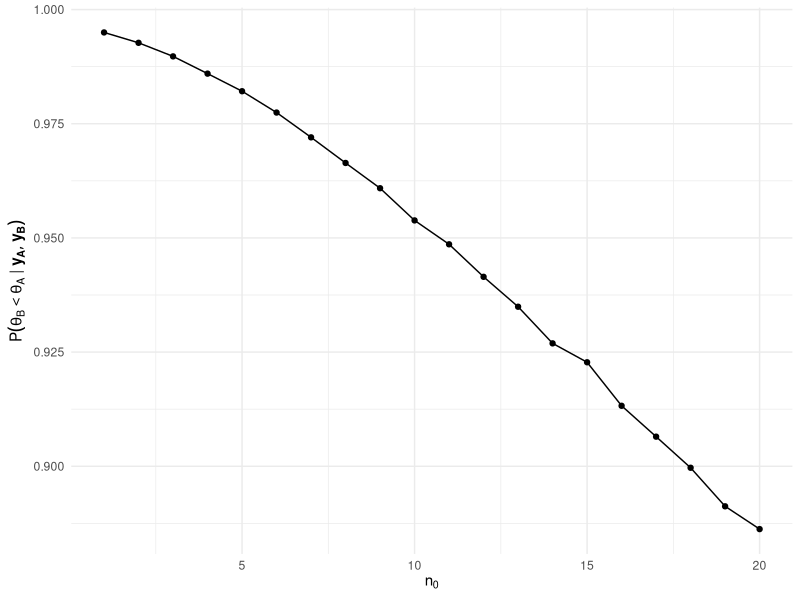
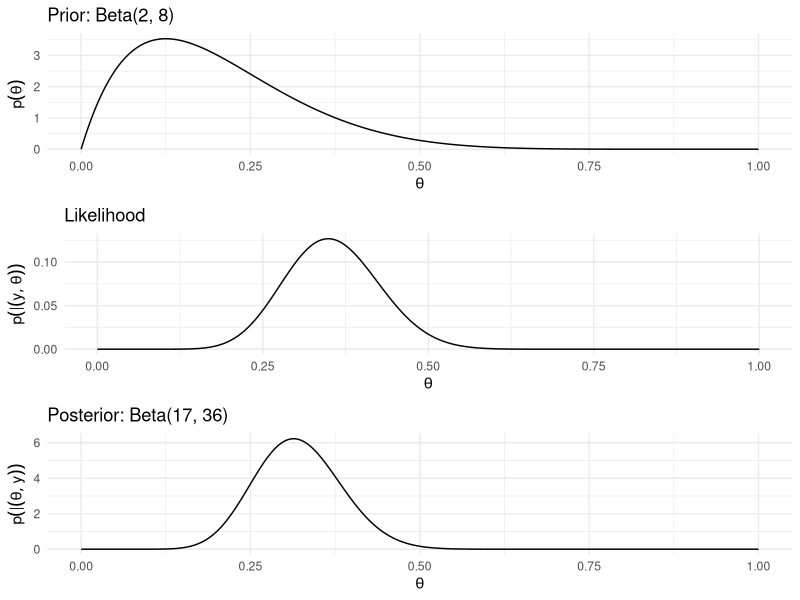
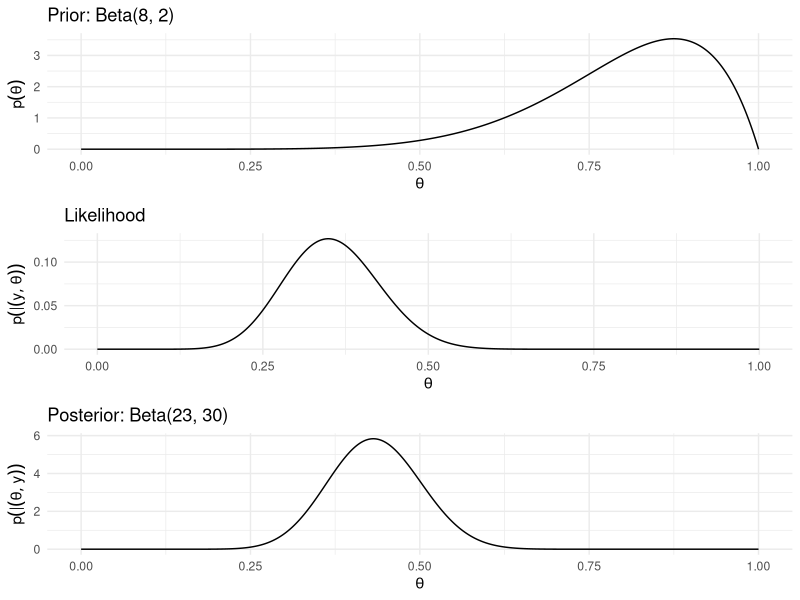
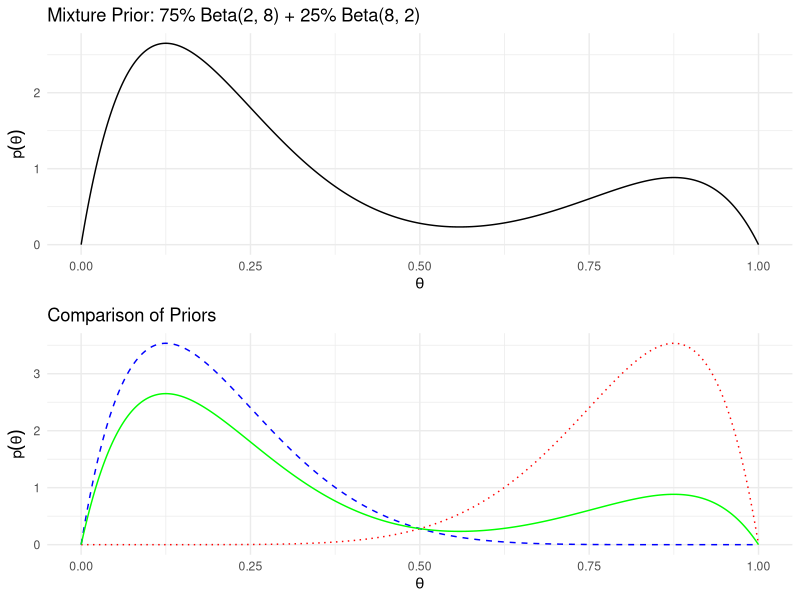

The R script that drew these images, in order:
## ---- chunk 1
#| echo: false
set.seed(503)
# Parameters for the Gamma dist
alphaA <- 237
betaA <- 20
alphaB <- 125
betaB <- 14
# Number of samples
nSamples <- 100000
# Draw samples from the posterior
thetaASamples <- rgamma(nSamples, shape = alphaA, rate = betaA)
thetaBSamples <- rgamma(nSamples, shape = alphaB, rate = betaB)

# Range of n_0 values
n0Range <- 1:20
prob <- numeric(length(n0Range))

for (i in seq_along(n0Range)) {
  n0 <- n0Range[i]
  
  # Parameters for the Gamma distribution of theta_B with varying n0
  alphaBNew <- 12 * n0
  betaBNew <- n0
  
  # Draw samples from the updated posterior distribution of theta_B
  thetaBNewSamples <- rgamma(nSamples, shape = alphaBNew + 113, rate = betaBNew + 13)
  
  # Compute the probability
  prob[i] <- mean(thetaBNewSamples < thetaASamples)
}

sensitivityDs <- data.frame(n0 = n0Range, Probability = prob)

# Plot the sensitivity analysis
library(ggplot2)
ggplot(sensitivityDs, aes(x = n0, y = Probability)) +
  geom_line() +
  geom_point() +
  labs(x = expression(n[0]), 
       y = expression(P(theta[B] < theta[A] ~ "|" ~ bold(y[A]), bold(y[B])))) +
  theme_minimal()

## ---- chunk 2
#| echo: false
library(ggplot2)
library(gridExtra)

# Parameters
n <- 43
y <- 15

# Beta(2, 8) prior
alpha_prior <- 2
beta_prior <- 8

# Posterior parameters
alpha_post <- alpha_prior + y
beta_post <- beta_prior + n - y

# Theta values
theta <- seq(0, 1, length.out = 1000)

# Priors
prior <- dbeta(theta, alpha_prior, beta_prior)

# Likelihood
likelihood <- dbinom(y, n, theta)

# Posterior
posterior <- dbeta(theta, alpha_post, beta_post)

# Plots
p1 <- ggplot(data.frame(theta, prior), aes(x = theta, y = prior)) +
  geom_line() +
  ggtitle("Prior: Beta(2, 8)") +
  xlab(expression(theta)) + ylab(expression(p(theta))) + 
  theme_minimal()

p2 <- ggplot(data.frame(theta, likelihood), aes(x = theta, y = likelihood)) +
  geom_line() +
  ggtitle("Likelihood") +
  xlab(expression(theta)) + ylab(expression(p(y | theta))) + 
  theme_minimal()

p3 <- ggplot(data.frame(theta, posterior), aes(x = theta, y = posterior)) +
  geom_line() +
  ggtitle("Posterior: Beta(17, 36)") +
  xlab(expression(theta)) + ylab(expression(p(theta | y))) + 
  theme_minimal()

grid.arrange(p1, p2, p3, nrow = 3)

# Posterior mean, mode, sd, and 95% CI
posterior_mean <- alpha_post / (alpha_post + beta_post)
posterior_mode <- (alpha_post - 1) / (alpha_post + beta_post - 2)
posterior_sd <- sqrt((alpha_post * beta_post) / ((alpha_post + beta_post)^2 * (alpha_post + beta_post + 1)))
posterior_ci <- qbeta(c(0.025, 0.975), alpha_post, beta_post)
## ---- chunk 3
#| echo: false
# Beta(8, 2) prior
alpha_prior2 <- 8
beta_prior2 <- 2

# Posterior parameters
alpha_post2 <- alpha_prior2 + y
beta_post2 <- beta_prior2 + n - y

# Priors
prior2 <- dbeta(theta, alpha_prior2, beta_prior2)

# Posterior
posterior2 <- dbeta(theta, alpha_post2, beta_post2)

# Plots
p4 <- ggplot(data.frame(theta, prior2), aes(x = theta, y = prior2)) +
  geom_line() +
  ggtitle("Prior: Beta(8, 2)") +
  xlab(expression(theta)) + ylab(expression(p(theta))) + 
  theme_minimal()

p5 <- ggplot(data.frame(theta, likelihood), aes(x = theta, y = likelihood)) +
  geom_line() +
  ggtitle("Likelihood") +
  xlab(expression(theta)) + ylab(expression(p(y | theta))) + 
  theme_minimal()

p6 <- ggplot(data.frame(theta, posterior2), aes(x = theta, y = posterior2)) +
  geom_line() +
  ggtitle("Posterior: Beta(23, 30)") +
  xlab(expression(theta)) + ylab(expression(p(theta | y))) + 
  theme_minimal()

grid.arrange(p4, p5, p6, nrow = 3)

# Posterior mean, mode, sd, and 95% CI
posterior_mean2 <- alpha_post2 / (alpha_post2 + beta_post2)
posterior_mode2 <- (alpha_post2 - 1) / (alpha_post2 + beta_post2 - 2)
posterior_sd2 <- sqrt((alpha_post2 * beta_post2) / ((alpha_post2 + beta_post2)^2 * (alpha_post2 + beta_post2 + 1)))
posterior_ci2 <- qbeta(c(0.025, 0.975), alpha_post2, beta_post2)
## ---- chunk 4
#| echo: false
# Mixture prior parameters
mixture_prior <- function(theta) {
  0.75 * dbeta(theta, 2, 8) + 0.25 * dbeta(theta, 8, 2)
}

mixture_prior_values <- sapply(theta, mixture_prior)

# Plot mixture prior
p7 <- ggplot(data.frame(theta, mixture_prior_values), aes(x = theta, y = mixture_prior_values)) +
  geom_line() +
  ggtitle("Mixture Prior: 75% Beta(2, 8) + 25% Beta(8, 2)") +
  xlab(expression(theta)) + ylab(expression(p(theta))) + 
  theme_minimal()

# Compare priors
p8 <- ggplot() +
  geom_line(data = data.frame(theta, prior), aes(x = theta, y = prior), color = "blue", linetype = "dashed") +
  geom_line(data = data.frame(theta, prior2), aes(x = theta, y = prior2), color = "red", linetype = "dotted") +
  geom_line(data = data.frame(theta, mixture_prior_values), aes(x = theta, y = mixture_prior_values), color = "green") +
  ggtitle("Comparison of Priors") +
  xlab(expression(theta)) + ylab(expression(p(theta))) +
  scale_color_manual(name = "Priors", values = c("blue3" = "Beta(2, 8)", "red3" = "Beta(8, 2)", "green2" = "Mixture")) + 
  theme_minimal()

grid.arrange(p7, p8, nrow = 2)
